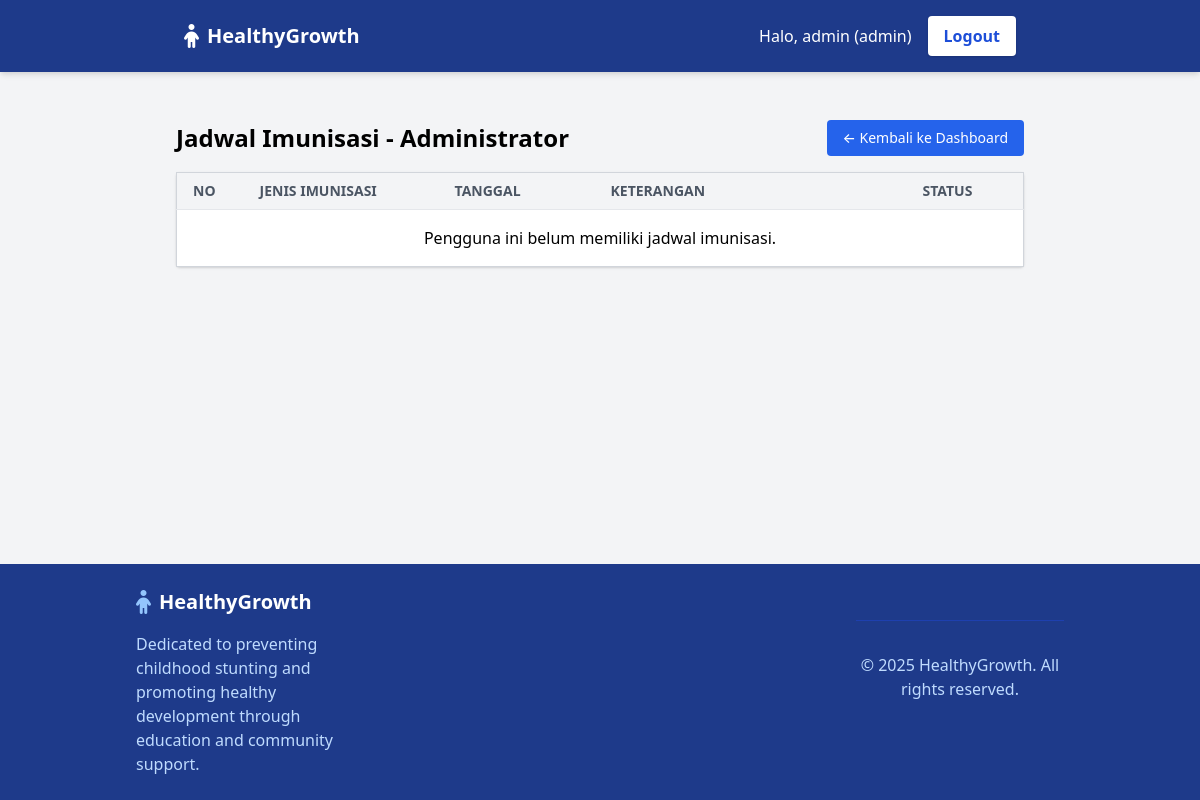
Page /dashboard/users/jadwal/1/ (signed in) on the committed database.
### akun/models.py (models this page shows, shortened)
class User(AbstractBaseUser, PermissionsMixin):
    ROLE_CHOICES = [
        ('admin', 'Admin'),
        ('user', 'User'),
    ]
    username = models.CharField(max_length=150, unique=True)
    nama = models.CharField(max_length=255)
    role = models.CharField(max_length=10, choices=ROLE_CHOICES, default='user')
    is_active = models.BooleanField(default=True)
    is_staff = models.BooleanField(default=False)
    objects = CustomUserManager()
    USERNAME_FIELD = 'username'
    REQUIRED_FIELDS = ['nama']

### akun/views.py (the view)
# urls.py: path('dashboard/users/jadwal/<int:user_id>/', views.view_user_jadwal, name='view_user_jadwal'),
def view_user_jadwal(request, user_id):
    if request.user.role != 'admin':
        return HttpResponseForbidden("Hanya admin yang dapat melihat jadwal pengguna lain.")
    user = get_object_or_404(User, id=user_id)
    jadwal_list = JadwalImunisasi.objects.filter(user=user).order_by('-tanggal')
    context = {
        'target_user': user,
        'jadwal_list': jadwal_list,
    }
    return render(request, 'page/jadwal_user.html', context)

### akun/templates/page/jadwal_user.html (shortened to what this page needs)
<!DOCTYPE html>
<html lang="id">
<head>
    <link href="https://cdn.jsdelivr.net/npm/tailwindcss@2.2.19/dist/tailwind.min.css" rel="stylesheet">
    <link rel="stylesheet" href="https://cdnjs.cloudflare.com/ajax/libs/font-awesome/6.5.0/css/all.min.css" />
</head>
<body class="bg-gray-100 min-h-screen flex flex-col">
    {% include 'component/navbar_dashboard.html' %}
    <main class="flex-grow container mx-auto p-6">
        <div class="px-16 py-6">
            <div class="flex items-center justify-between mb-4">
                <h2 class="text-2xl font-semibold">Jadwal Imunisasi - {{ target_user.nama }}</h2>
                <a href="{% url 'dashboard' %}"
                    class="px-4 py-2 text-sm font-medium text-white bg-blue-600 rounded hover:bg-blue-700 transition">
                    ← Kembali ke Dashboard
                </a>
            </div>
            <table class="table-fixed min-w-full bg-white border border-gray-300 rounded shadow">
                <thead>
                    <tr class="bg-gray-100 text-left text-sm uppercase text-gray-600">
                        <th class="w-10 py-2 px-4 border-b">No</th>
                        <th class="w-40 py-2 px-4 border-b">Jenis Imunisasi</th>
                        <th class="w-32 py-2 px-4 border-b">Tanggal</th>
                        <th class="w-64 py-2 px-4 border-b">Keterangan</th>
                        <th class="w-24 py-2 px-4 border-b">Status</th>
                    </tr>
                </thead>
                <tbody>
                    {% for jadwal in jadwal_list %}
                    <tr class="border-t hover:bg-gray-50">
                        <td class="py-2 px-4">{{ forloop.counter }}</td>
                        <td class="py-2 px-4">{{ jadwal.jenis_imunisasi }}</td>
                        <td class="py-2 px-4">{{ jadwal.tanggal }}</td>
                        <td class="py-2 px-4">{{ jadwal.keterangan|default:"-" }}</td>
                        <td class="py-2 px-4">
                            {% if jadwal.selesai %}
                            <span class="text-green-600 font-semibold">Selesai</span>
                            {% else %}
                            <span class="text-red-600 font-semibold">Belum</span>
                            {% endif %}
                        </td>
                    </tr>
                    {% empty %}
                    <tr>
                        <td colspan="6" class="py-4 px-4 text-center">Pengguna ini belum memiliki jadwal imunisasi.</td>
                    </tr>
                    {% endfor %}
                </tbody>
            </table>
        </div>
    </main>
    {% include 'component/footer_dashboard.html' %}
</body>

### akun/templates/component/navbar_dashboard.html (shortened to what this page needs)
<nav class="bg-blue-900 shadow-md sticky top-0 z-50">
    <div class="container mx-auto px-6 md:px-24 py-4 flex justify-between items-center">
        <div class="flex items-center space-x-2">
            <i class="fas fa-child text-white text-2xl"></i>
            <span class="text-xl font-bold text-white">HealthyGrowth</span>
        </div>
        <div class="hidden md:flex items-center space-x-4">
            <span class="text-white font-medium">Halo, {{ request.user.username }} ({{ request.user.role }})</span>
            <a href="{% url 'logout' %}" class="bg-white text-blue-700 font-semibold rounded px-4 py-2 hover:bg-blue-100 transition duration-300 shadow">
                Logout
            </a>
        </div>
    </div>
</nav>

### rows in the picture
User: user.username "admin", user.role "admin", nama "Administrator"
